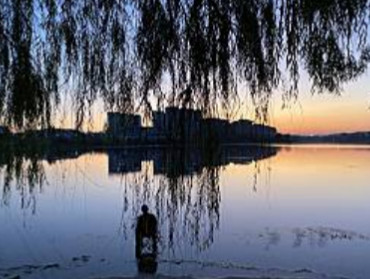
#> input picture ch_12/night.jpg, 370 x 279 px
$ python ch12_11.py
#> lines starting #> are read from the running program, lines starting #| are printed output that depends on the picture
# MorphologyEx
# dst = cv2.morphologyeEx(src, op, kernel, anchor, iteration, borderType, borderValue)
'''
op :
    MORPH_ERODE     = erode()
    MORPH_DILATE    = dilate()
    MORPH_OPEN      = dilate(erode())
    MORPH_CLOSE     = erode(dilate())
    MORPH_GRADIENT  = dilate() - erode()
    MORPH_TOPHAT    = src - open()
    MORPH_BLACKHAT  = close() - src
    MORPH_HITMISS   = intersection(erode(src), erode(src1))
'''

import cv2
import numpy as np

kernel9 = np.ones((9, 9), np.uint8)

src = cv2.imread('night.jpg')
#> src is the input picture: shape (279, 370, 3); mean B, G, R 112.2, 102.8, 101.6

dst9o = cv2.morphologyEx(src, cv2.MORPH_OPEN, kernel9)
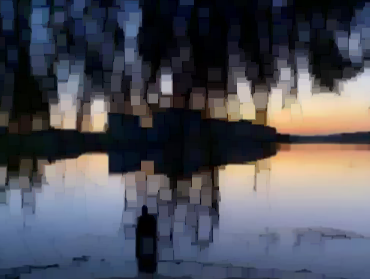
#> dst9o: shape (279, 370, 3); mean B, G, R 89.1, 80, 79
dst9e = cv2.erode(src, kernel9)
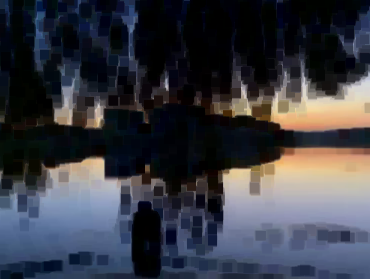
#> dst9e: shape (279, 370, 3); mean B, G, R 66.8, 58.7, 57.3
dst9d = cv2.dilate(dst9e, kernel9)


cv2.imshow('Src', src)
cv2.imshow('Open - Dst 9x9', dst9o)
cv2.imshow('Open - 1.Erode 9x9', dst9e)
cv2.imshow('Open - 2.Dilate 9x9', dst9d)

cv2.waitKey(0)
cv2.destroyAllWindows()
